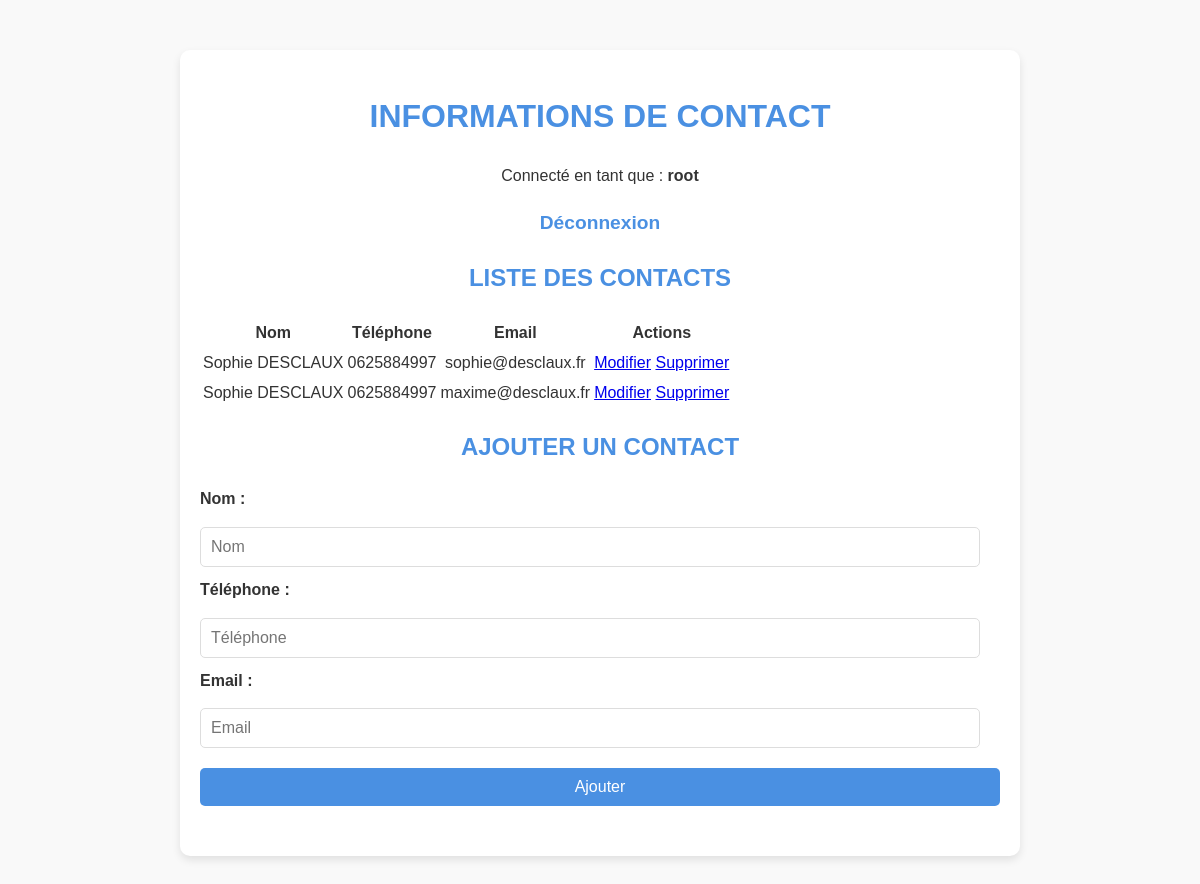
The app's page /Contact.php (signed in) with its own data.
### tables this page shows
CREATE TABLE `contacts` (
  `id` int(11) NOT NULL,
  `user_id` int(11) NOT NULL,
  `name` varchar(100) NOT NULL,
  `phone` varchar(15) NOT NULL,
  `email` varchar(100) NOT NULL,
  `created_at` timestamp NOT NULL DEFAULT current_timestamp()
);

### Contact.php (the view, shortened to what this page needs)
<?php
require_once 'config.php';
$stmt_contacts = $pdo->prepare('SELECT id, name, phone, email FROM contacts WHERE user_id = ?');
$stmt_contacts->execute([$_SESSION['user_id']]);
$contacts = $stmt_contacts->fetchAll();
?>
<!DOCTYPE html>
<html lang="fr">
<head>
    <link rel="stylesheet" href="./styles.css">
</head>
<body>
    <div class="container">
        <h1>Informations de Contact</h1>
        <p>Connecté en tant que : <strong><?php echo htmlspecialchars($_SESSION['username']); ?></strong></p>
        <nav>
            <a href="logout.php">Déconnexion</a>
        </nav>
        <h2>Liste des contacts</h2>
        <table>
            <tr>
                <th>Nom</th>
                <th>Téléphone</th>
                <th>Email</th>
                <th>Actions</th>
            </tr>
            <?php foreach ($contacts as $contact): ?>
                <tr>
                    <td><?php echo htmlspecialchars($contact['name']); ?></td>
                    <td><?php echo htmlspecialchars($contact['phone']); ?></td>
                    <td><?php echo htmlspecialchars($contact['email']); ?></td>
                    <td>
                        <a href="edit_contact.php?id=<?php echo $contact['id']; ?>">Modifier</a>
                        <a href="Contact.php?delete=<?php echo $contact['id']; ?>" onclick="return confirm('Êtes-vous sûr de vouloir supprimer ce contact ?')">Supprimer</a>
                    </td>
                </tr>
            <?php endforeach; ?>
        </table>
        <h2>Ajouter un contact</h2>
        <form method="POST" action="Contact.php">
            <div>
                <label for="name">Nom :</label>
                <input type="text" id="name" name="name" placeholder="Nom" required>
            </div>
            <div>
                <label for="phone">Téléphone :</label>
                <input type="text" id="phone" name="phone" placeholder="Téléphone" required>
            </div>
            <div>
                <label for="email">Email :</label>
                <input type="email" id="email" name="email" placeholder="Email" required>
            </div>
            <button type="submit" name="add_contact">Ajouter</button>
        </form>
    </div>
</body>
</html>

### styles.css (style rules this page uses)
body { font-family: 'Arial', sans-serif; margin: 0; padding: 0; background-color: #f9f9f9; color: #333; line-height: 1.6; }
.container { max-width: 800px; margin: 50px auto; padding: 20px; background: #ffffff; border-radius: 10px; box-shadow: 0 4px 8px rgba(0, 0, 0, 0.1); text-align: center; }
h1, h2 { color: #4a90e2; margin-bottom: 20px; text-transform: uppercase; }
nav { margin: 20px 0; text-align: center; }
nav a { margin: 0 10px; text-decoration: none; color: #4a90e2; font-size: 1.2em; font-weight: bold; }
form { text-align: left; margin: 20px auto; }
form label { display: block; margin-bottom: 5px; font-weight: bold; }
form input, form button { width: calc(100% - 20px); margin: 10px auto; padding: 10px; font-size: 1em; border: 1px solid #ddd; border-radius: 5px; box-sizing: border-box; }
form button { background-color: #4a90e2; color: #fff; border: none; cursor: pointer; transition: background-color 0.3s ease; }
button { margin-top: 20px; padding: 10px 20px; background-color: #4a90e2; color: #fff; border: none; border-radius: 5px; font-size: 1em; cursor: pointer; transition: background-color 0.3s ease; }
form button { width: 100%; margin-top: 10px; }

### records on screen
contacts: name "Sophie DESCLAUX", phone "0625884997", email "sophie@desclaux.fr"
contacts: name "Sophie DESCLAUX", phone "0625884997", email "maxime@desclaux.fr"

### other values on screen
$_SESSION['username'] "root"
